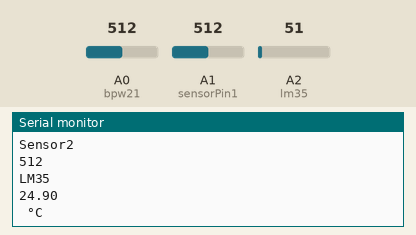
Simulated run of this sketch. Board: Arduino Uno, built with avr-gcc and run on an emulated ATmega328P. Shown: the last lines printed to the serial monitor. The test bench sets the inputs (shaded band); at power-on: A2 (lm35) = 51, A0 (bpw21) = 512, A1 (sensorPin1) = 512.

Above: at 1.8 s.
1.9 s: A2 (lm35) set to 61
At 2.8 s:
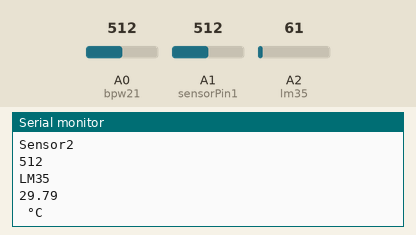
3.4 s: A0 (bpw21) set to 716
4.9 s: A1 (sensorPin1) set to 306
6.4 s: A2 (lm35) set to 71
At 7.4 s:
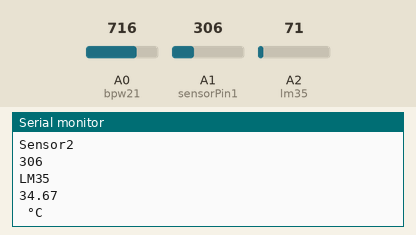
7.9 s: A0 (bpw21) set to 900
9.4 s: A1 (sensorPin1) set to 122
Timing chart, 0 to 11.9 s (numbered marks = the images above; inputs shaded):
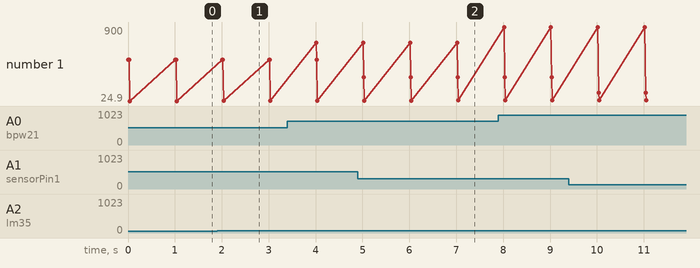

The sketch:

Tesis_IELE.ino
```cpp
int bpw21 = A0;
int sensorValue_bpw21 = 0;
int sensorPin1 = A1;
int sensorValue1 = 0;
int lm35 = A2;
int sensorValue_lm35 = 0;

void setup(void) {
   Serial.begin(9600);
   pinMode(bpw21, INPUT);
   pinMode(sensorPin1, INPUT);
   pinMode(lm35, INPUT);
}

void loop(void) {
   sensorValue_bpw21 = analogRead(bpw21);
   sensorValue1 = analogRead(sensorPin1);
   sensorValue_lm35 = analogRead(lm35);
   float voltage = sensorValue_lm35 * (5000 / 1024.0);
   float temperature = voltage / 10;
   Serial.println("BPW21");
   Serial.println(sensorValue_bpw21);
   Serial.println("Sensor2");
   Serial.println(sensorValue1);
   Serial.println("LM35");
   Serial.println(temperature);
   Serial.print(" \xC2\xB0"); // shows degree symbol
   Serial.println("C");
   delay(1000);
}
```

Measured:
- after the input at 1.9 s, the serial monitor: prints a new line after 0.14 s (image 1)
- after the input at 6.4 s, the serial monitor: prints a new line after 0.64 s (image 2)
- plotted number 1: 24.9 → 29.79 after the input at 1.9 s, 29.79 → 34.67 after the input at 6.4 s
